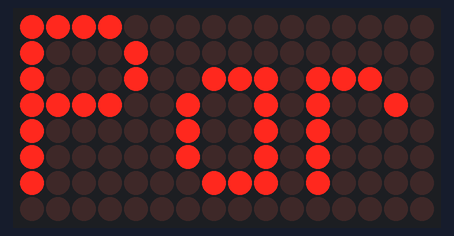
A sketch run on a simulated Arduino Mega 2560, built with avr-gcc and run on an emulated ATmega2560. Shown: 16×8 LED matrix.

Above: at 0.1 s.
At 2.1 s:
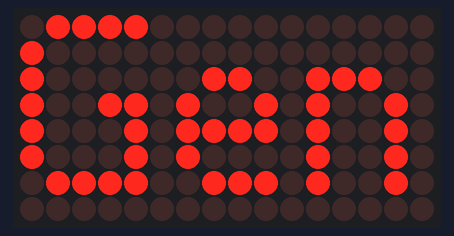
At 4.1 s:
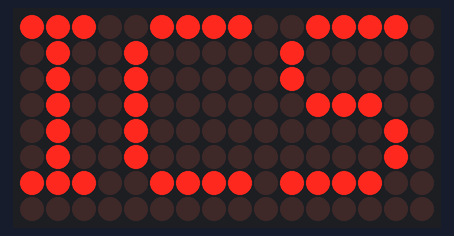
At 6.1 s:
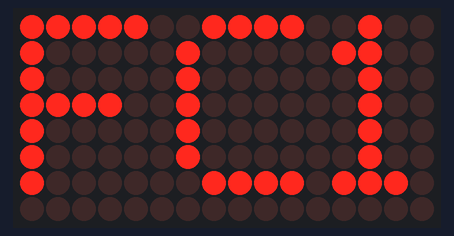

Measured:
- by itself, everything shown: repeats every 8.0 s, in 4 steps
- what the display in image 1 shows lasts 2.0 s, from 2.0 s to 4.0 s

The sketch:

led_matrix_test_simo.ino
```cpp
// Use the MD_MAX72XX library to Print some text on the display
// while cycling through the hardware types.
//
// Easy way to determine what type of hardware is being used.
// Prints out the module type - the one that is legible is the type
// of hardware being used.
//

#include <MD_MAX72xx.h>
#include <SPI.h>

// Define the number of devices we have in the chain and the hardware interface
// NOTE: These pin numbers will probably not work with your hardware and may
// need to be adapted
#define HARDWARE_TYPE MD_MAX72XX::PAROLA_HW

#define MAX_DEVICES 2 // 2 blocks
#define CLK_PIN   18  // or SCK (CLK)
#define DATA_PIN  23  // or MOSI (DIN)
#define CS_PIN    5  // or SS (CS)

// SPI hardware interface
//MD_MAX72XX mx = MD_MAX72XX(HARDWARE_TYPE, CS_PIN, MAX_DEVICES);
// Arbitrary pins
MD_MAX72XX mx = MD_MAX72XX(HARDWARE_TYPE, DATA_PIN, CLK_PIN, CS_PIN, MAX_DEVICES);

// Text parameters
#define CHAR_SPACING  1 // pixels between characters

// Global message buffers shared by Serial and Scrolling functions
#define BUF_SIZE  20
char message[BUF_SIZE] = "";
bool newMessageAvailable = true;

void newMessage(void)
{
  static uint8_t	msgIndex = 0;
  MD_MAX72XX::moduleType_t mod;

  switch (msgIndex)
  {
  case 0: mod = MD_MAX72XX::PAROLA_HW;    strcpy(message, "Parola");    break;
  case 1: mod = MD_MAX72XX::GENERIC_HW;   strcpy(message, "Generic");   break;
  case 2: mod = MD_MAX72XX::ICSTATION_HW; strcpy(message, "ICStation"); break;
  case 3: mod = MD_MAX72XX::FC16_HW;      strcpy(message, "FC16");      break;
  }
  msgIndex = (msgIndex + 1) % 4;
  mx.setModuleType(mod);    // change the module type
}

void printText(uint8_t modStart, uint8_t modEnd, char *pMsg)
// Print the text string to the LED matrix modules specified.
// Message area is padded with blank columns after printing.
{
  uint8_t   state = 0;
  uint8_t   curLen;
  uint16_t  showLen;
  uint8_t   cBuf[8];
  int16_t   col = ((modEnd + 1) * COL_SIZE) - 1;

  mx.control(modStart, modEnd, MD_MAX72XX::UPDATE, MD_MAX72XX::OFF);
  mx.clear();

  do     // finite state machine to print the characters in the space available
  {
    switch(state)
    {
      case 0: // Load the next character from the font table
        // if we reached end of message, reset the message pointer
        if (*pMsg == '\0')
        {
          showLen = col - (modEnd * COL_SIZE);  // padding characters
          state = 2;
          break;
        }

        // retrieve the next character form the font file
        showLen = mx.getChar(*pMsg++, sizeof(cBuf)/sizeof(cBuf[0]), cBuf);
        curLen = 0;
        state++;
        // !! deliberately fall through to next state to start displaying

      case 1: // display the next part of the character
        mx.setColumn(col--, cBuf[curLen++]);

        // done with font character, now display the space between chars
        if (curLen == showLen)
        {
          showLen = CHAR_SPACING;
          state = 2;
        }
        break;

      case 2: // initialize state for displaying empty columns
        curLen = 0;
        state++;
        // fall through

      case 3:	// display inter-character spacing or end of message padding (blank columns)
        mx.setColumn(col--, 0);
        curLen++;
        if (curLen == showLen)
          state = 0;
        break;

      default:
        col = -1;   // this definitely ends the do loop
    }
  } while (col >= (modStart * COL_SIZE));

  mx.control(modStart, modEnd, MD_MAX72XX::UPDATE, MD_MAX72XX::ON);
}

void setup()
{
  mx.begin();
}

void loop()
{
  newMessage();
  printText(0, MAX_DEVICES-1, message);
  delay(2000);
}


/*
#include <MD_Parola.h>
#include <MD_MAX72xx.h>

#define HARDWARE_TYPE MD_MAX72XX::FC16_HW
#define MAX_DEVICES 2 // 2 blocks
#define CLK_PIN   18  // or SCK (CLK)
#define DATA_PIN  23  // or MOSI (DIN)
#define CS_PIN    5  // or SS (CS)

// create an instance of the MD_Parola class
MD_Parola ledMatrix = MD_Parola(HARDWARE_TYPE, CS_PIN, MAX_DEVICES);
//MD_MAX72XX mx = MD_MAX72XX(HARDWARE_TYPE, DATA_PIN, CLK_PIN, CS_PIN, MAX_DEVICES);

void setup() {
	ledMatrix.begin();         // initialize the LED Matrix
	ledMatrix.setIntensity(0); // set the brightness of the LED matrix display (from 0 to 15)
	ledMatrix.displayClear();  // clear LED matrix display
	ledMatrix.setTextAlignment(PA_LEFT);
}

void loop() {
	ledMatrix.print("69"); // display text
	delay(2000);

	ledMatrix.print("AZ"); // display text
	delay(2000);
}
*/
```
